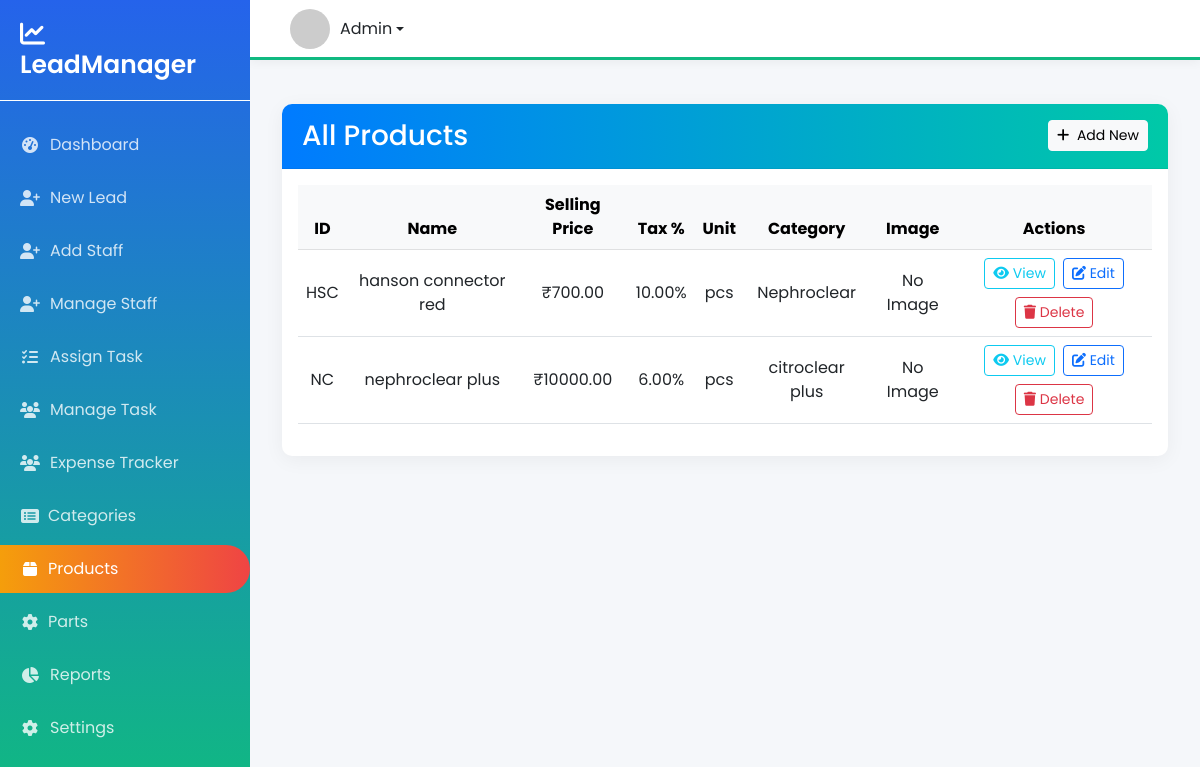
Screenshot of /products/ with the database file from the repository.
### leads/models.py (models this page shows, shortened)
class Product(models.Model):
    PRODUCT_UNITS = [
        ('kg', 'Kilogram'),
        ('ltr', 'Liter'),
        ('pcs', 'Pieces'),
        ('box', 'Box'),
        ('nos', 'Numbers'),
    ]
    id = models.CharField(max_length=50, primary_key=True)
    name = models.CharField(max_length=100)
    selling_price = models.DecimalField(max_digits=10, decimal_places=2)
    tax_percent = models.DecimalField(max_digits=5, decimal_places=2)
    purchase_price = models.DecimalField(max_digits=10, decimal_places=2)
    unit = models.CharField(max_length=10, choices=PRODUCT_UNITS, default='pcs')
    hsn_sac = models.CharField(max_length=20, blank=True, null=True)
    description = models.TextField(blank=True)
    category = models.ForeignKey('Category', on_delete=models.SET_NULL, null=True)
    product_image = models.ImageField(upload_to='product_images/', blank=True, null=True)
    created_at = models.DateTimeField(auto_now_add=True)

class Category(models.Model):
    id = models.CharField(max_length=50, primary_key=True)
    name = models.CharField(max_length=100)
    description = models.TextField(blank=True, null=True)
    image = models.ImageField(upload_to='categories/', blank=True, null=True)
    created_at = models.DateTimeField(auto_now_add=True)
    updated_at = models.DateTimeField(auto_now=True)

### leads/views.py (the view)
# urls.py: path('products/', views.product_list, name='product_list'),
def product_list(request):
    products = Product.objects.all()
    paginator = Paginator(products, 5)
    page_number = request.GET.get('page')
    page_obj = paginator.get_page(page_number)
    return render(request, 'product_list.html', {'page_obj': page_obj})

### leads/templates/product_list.html (shortened to what this page needs)
{% extends "base.html" %}
{% block content %}
<div class="container mt-4">
    <div class="card">
        <div class="card-header bg-primary text-white d-flex justify-content-between align-items-center">
            <h3 class="mb-0">All Products</h3>
            <a href="{% url 'add_product' %}" class="btn btn-light btn-sm">
                <i class="fas fa-plus me-1"></i> Add New
            </a>
        </div>
        <div class="card-body">
            <div class="table-responsive">
                <table class="table table-hover align-middle text-center">
                    <thead class="table-light">
                        <tr>
                            <th>ID</th>
                            <th>Name</th>
                            <th>Selling Price</th>
                            <th>Tax %</th>
                            <th>Unit</th>
                            <th>Category</th>
                            <th>Image</th>
                            <th>Actions</th>
                        </tr>
                    </thead>
                    <tbody>
                        {% for product in page_obj %}
                        <tr>
                            <td>{{ product.id }}</td>
                            <td>{{ product.name }}</td>
                            <td>₹{{ product.selling_price }}</td>
                            <td>{{ product.tax_percent }}%</td>
                            <td>{{ product.unit }}</td>
                            <td>{{ product.category.name }}</td>
                            <td>
                                {% if product.product_image %}
                                    <img src="{{ product.product_image.url }}" width="50" height="50" class="img-thumbnail">
                                {% else %}
                                    No Image
                                {% endif %}
                            </td>
                            <td>
                                <div class="d-flex gap-2 justify-content-center flex-wrap">
                                    <a href="{% url 'product_detail' product.id %}" class="btn btn-sm btn-outline-info">
                                        <i class="fas fa-eye"></i> View
                                    </a>
                                    <a href="{% url 'edit_product' product.id %}" class="btn btn-sm btn-outline-primary">
                                        <i class="fas fa-edit"></i> Edit
                                    </a>
                                    <button type="button" class="btn btn-sm btn-outline-danger"
                                            onclick="confirmDelete('{{ product.id }}', '{{ product.name }}')">
                                        <i class="fas fa-trash"></i> Delete
                                    </button>
                                </div>
                            </td>
                        </tr>
                        {% empty %}
                        <tr>
                            <td colspan="8" class="text-center text-muted py-4">
                                No products found.
                            </td>
                        </tr>
                        {% endfor %}
                    </tbody>
                </table>
            </div>
        </div>
    </div>
</div>
{% endblock %}

### leads/templates/base.html (style rules this page uses)
:root { --primary-color: #4361ee; --secondary-color: #3f37c9; --accent-color: #4895ef; --light-color: #f8f9fa; --dark-color: #212529; --sidebar-width: 250px; --header-height: 60px; }
body { font-family: 'Poppins', sans-serif; background-color: #f5f7fa; color: #4a4a4a; min-height: 100vh; display: flex; flex-direction: column; }
.card { border: none; border-radius: 10px; box-shadow: 0 4px 20px rgba(0, 0, 0, 0.05); margin-bottom: 20px; transition: all 0.3s; }
.card-header { background-color: white; border-bottom: 1px solid rgba(0, 0, 0, 0.05); font-weight: 600; padding: 15px 20px; border-radius: 10px 10px 0 0 !important; background: linear-gradient(90deg, #007bff, #00c9a7); color: #fff; }

### rows the page displays
Product: id "HSC", name "hanson connector red", selling_price "700.00", tax_percent "10.00", unit "pcs", category.name "Nephroclear", product_image "No Image"
Product: id "NC", name "nephroclear plus", selling_price "10000.00", tax_percent "6.00", unit "pcs", category.name "citroclear plus", product_image "No Image"
